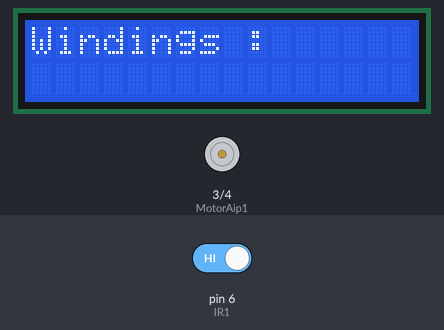
The sketch below on a simulated Arduino Uno, built with avr-gcc and run on an emulated ATmega328P. Shown: 16×2 character LCD, motor-driver pin pairs drawn as motors (green arrow = first pin HIGH = forward, orange = second pin HIGH = backward, longer = more drive). The inputs (shaded band) are chosen by the test bench; at power-on: pin 6 (IR1) HIGH.

Above: at 1.2 s.
1.3 s: pin 6 (IR1) driven LOW
At 2.5 s:
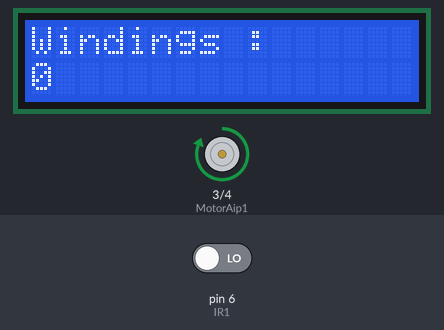
At 3.4 s:
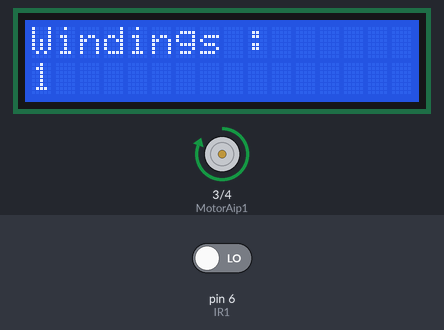
Timing chart, 0 to 11.2 s (numbered marks = the images above; inputs shaded):
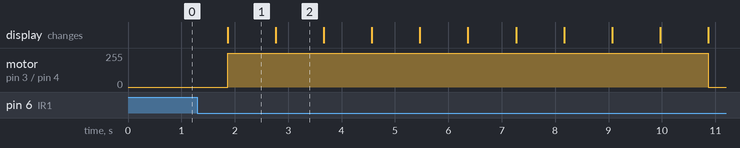

The sketch:

solenoid_winding_machine.ino
```cpp
#include <LiquidCrystal.h>
LiquidCrystal lcd(7, 9 , 10, 11, 12, 13);
int IR1=6;
int MotorAip1 = 3;
int MotorAip2 = 4;
int c=0;
int a=10; // This represents the number of turns that you need in your wire to be winded
void setup()
{
  lcd.begin(16, 2); // initializes the 16x2 LCD
  lcd.print("Windings : "); // prints 16x2 LCD MODULE
  pinMode(IR1,INPUT);
  pinMode (MotorAip1, OUTPUT);
  pinMode (MotorAip2, OUTPUT);
}

void loop(){
  lcd.display();
  delay(900);
  if(digitalRead(IR1)==LOW)
  {
    c=c+1;
    digitalWrite(MotorAip1,HIGH);
    digitalWrite(MotorAip2,LOW);
    lcd.print(c-1);
  }
  if (c>a)
  {
    c=a;
    digitalWrite(MotorAip1,LOW);
    digitalWrite(MotorAip2,LOW);
    delay(100);
  }
  lcd.setCursor(0,1);
}
```

Measured:
- after the input at 1.3 s, motor on pin 3 (MotorAip1) / pin 4 (MotorAip2): stopped → forward 255/255 after 0.56 s, → stopped 9.0 s later; the display: changes after 0.56 s (image 1)
- what the display in image 1 shows lasts 0.9 s, from 1.9 s to 2.8 s
